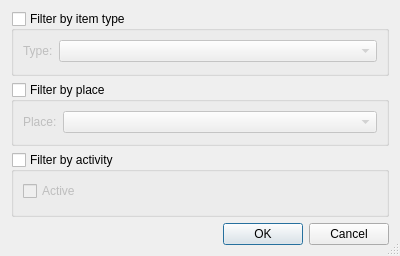
<?xml version="1.0" encoding="UTF-8"?>
<ui version="4.0">
 <class>FilterDialog</class>
 <widget class="QDialog" name="FilterDialog">
  <property name="windowModality">
   <enum>Qt::WindowModal</enum>
  </property>
  <property name="geometry">
   <rect>
    <x>0</x>
    <y>0</y>
    <width>400</width>
    <height>256</height>
   </rect>
  </property>
  <property name="windowTitle">
   <string>Set filter</string>
  </property>
  <property name="sizeGripEnabled">
   <bool>true</bool>
  </property>
  <property name="modal">
   <bool>true</bool>
  </property>
  <layout class="QVBoxLayout" name="verticalLayout">
   <item>
    <widget class="QGroupBox" name="groupItemType">
     <property name="title">
      <string>Filter by item type</string>
     </property>
     <property name="flat">
      <bool>false</bool>
     </property>
     <property name="checkable">
      <bool>true</bool>
     </property>
     <property name="checked">
      <bool>false</bool>
     </property>
     <layout class="QFormLayout" name="formLayout">
      <item row="0" column="0">
       <widget class="QLabel" name="label">
        <property name="text">
         <string>Type:</string>
        </property>
       </widget>
      </item>
      <item row="0" column="1">
       <widget class="QComboBox" name="listItemType"/>
      </item>
     </layout>
    </widget>
   </item>
   <item>
    <widget class="QGroupBox" name="groupPlace">
     <property name="title">
      <string>Filter by place</string>
     </property>
     <property name="checkable">
      <bool>true</bool>
     </property>
     <property name="checked">
      <bool>false</bool>
     </property>
     <layout class="QFormLayout" name="formLayout_2">
      <item row="0" column="0">
       <widget class="QLabel" name="label_2">
        <property name="text">
         <string>Place:</string>
        </property>
       </widget>
      </item>
      <item row="0" column="1">
       <widget class="QComboBox" name="listPlace"/>
      </item>
     </layout>
    </widget>
   </item>
   <item>
    <widget class="QGroupBox" name="groupActive">
     <property name="title">
      <string>Filter by activity</string>
     </property>
     <property name="checkable">
      <bool>true</bool>
     </property>
     <property name="checked">
      <bool>false</bool>
     </property>
     <layout class="QFormLayout" name="formLayout_3">
      <item row="0" column="0">
       <widget class="QCheckBox" name="buttonActive">
        <property name="text">
         <string>Active</string>
        </property>
       </widget>
      </item>
     </layout>
    </widget>
   </item>
   <item>
    <widget class="QDialogButtonBox" name="buttonBox">
     <property name="orientation">
      <enum>Qt::Horizontal</enum>
     </property>
     <property name="standardButtons">
      <set>QDialogButtonBox::Cancel|QDialogButtonBox::Ok</set>
     </property>
    </widget>
   </item>
  </layout>
 </widget>
 <resources/>
 <connections>
  <connection>
   <sender>buttonBox</sender>
   <signal>accepted()</signal>
   <receiver>FilterDialog</receiver>
   <slot>accept()</slot>
   <hints>
    <hint type="sourcelabel">
     <x>248</x>
     <y>254</y>
    </hint>
    <hint type="destinationlabel">
     <x>157</x>
     <y>274</y>
    </hint>
   </hints>
  </connection>
  <connection>
   <sender>buttonBox</sender>
   <signal>rejected()</signal>
   <receiver>FilterDialog</receiver>
   <slot>reject()</slot>
   <hints>
    <hint type="sourcelabel">
     <x>316</x>
     <y>260</y>
    </hint>
    <hint type="destinationlabel">
     <x>286</x>
     <y>274</y>
    </hint>
   </hints>
  </connection>
 </connections>
</ui>
